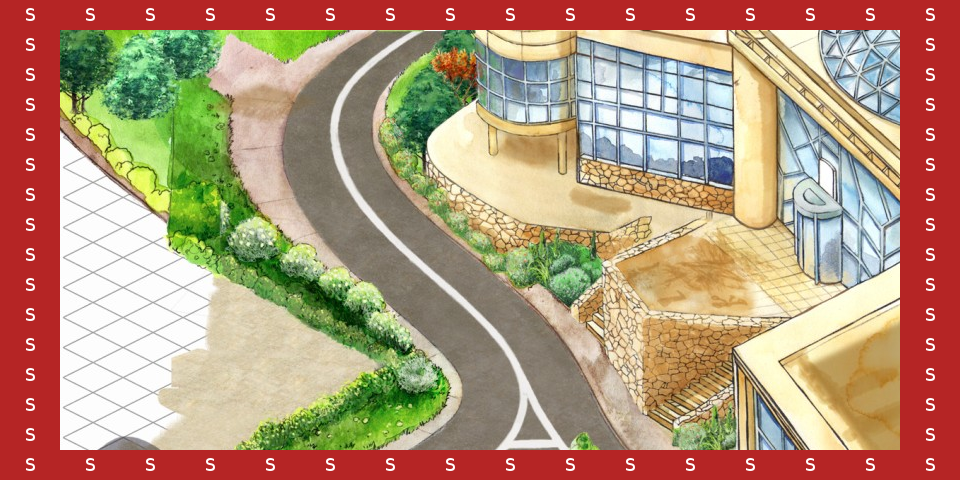

This game map was drawn from its Tiled (.tmx) file and the tilesets committed beside it. A one-line description and the trimmed map source follow:
An orthogonal 16x16 tile map with 60x30 px tiles, 2 tile layers (background, collision), 2 tilesets and 1 object (mainPlayer).

<map version="1.0" orientation="orthogonal" width="16" height="16" tilewidth="60" tileheight="30" backgroundcolor="#ffffff">
 <tileset firstgid="1" name="fond" tilewidth="840" tileheight="420">
  <image source="../images/backgrounds/fond.png" width="843" height="480" />
 </tileset>
 <tileset firstgid="2" name="collision_ortho" tilewidth="60" tileheight="30">
  <image source="../images/tiles/collision_ortho.png" width="60" height="30" />
 </tileset>
 <layer name="background" width="16" height="16">
  <data>[256 cells, 1 non-empty, 1 distinct tile ids]</data>
 </layer>
 <objectgroup name="characters" width="16" height="16">
  <object name="mainPlayer" x="362" y="183" width="58" height="25">
   <properties>
    <property name="collidable" value="true" />
    <property name="image" value="joueur" />
    <property name="spriteheight" value="70" />
    <property name="spritewidth" value="60" />
   </properties>
   <ellipse />
  </object>
 </objectgroup>
 <layer name="collision" width="16" height="16">
  <data>[256 cells, 60 non-empty, 1 distinct tile ids]</data>
 </layer>
</map>